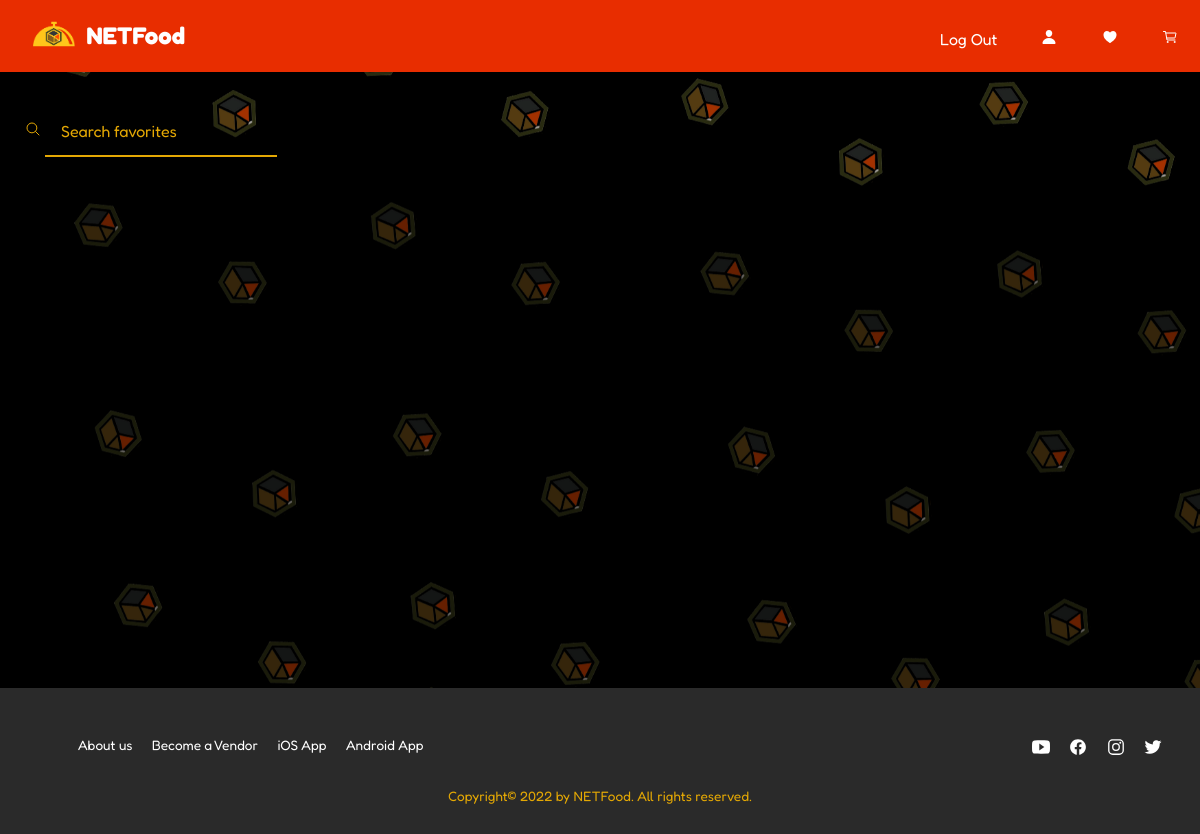
/index.php?page=favorites (signed in), run on an earlier commit of the app's database.
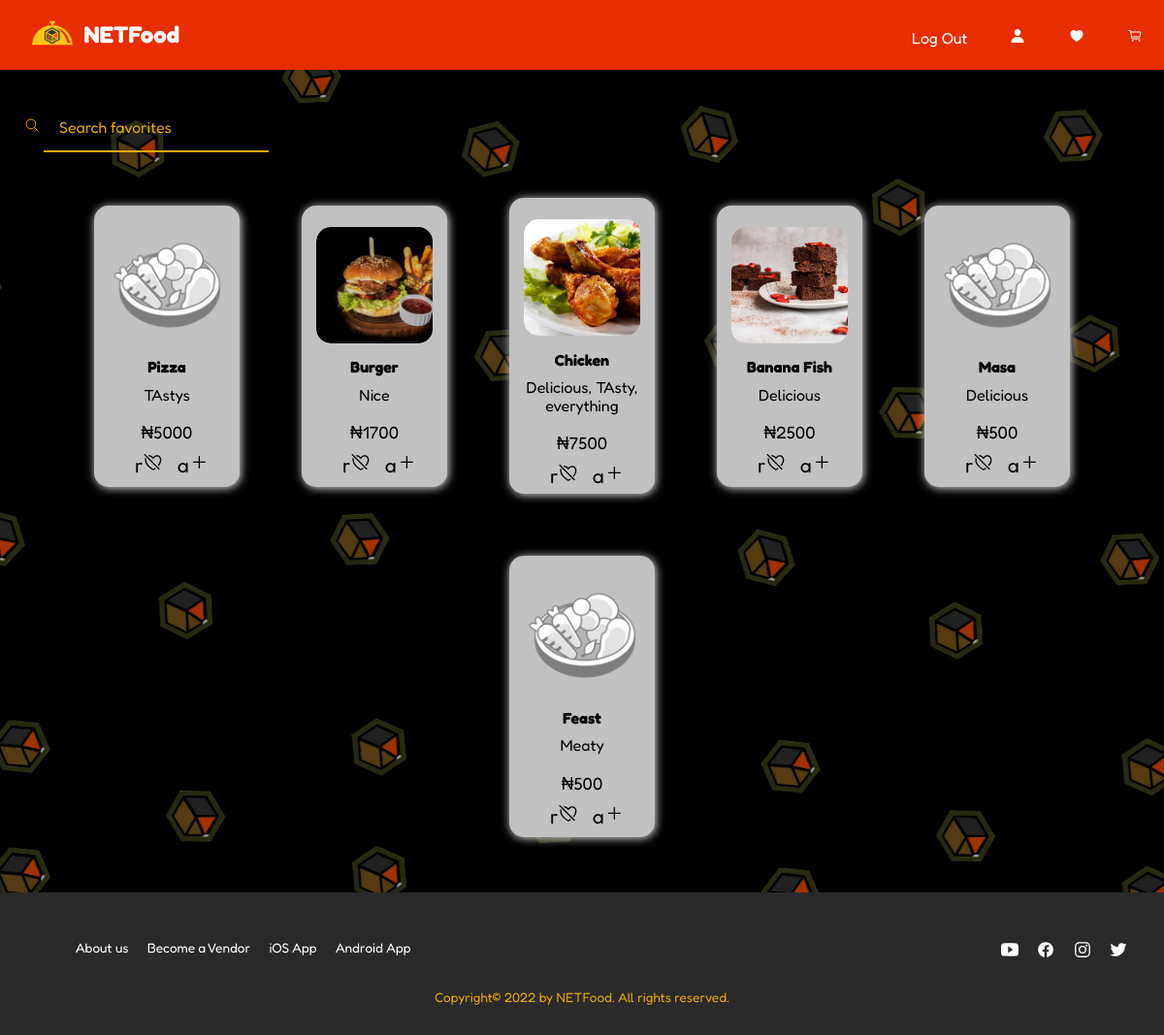
And on a later commit of the database.
### tables this page shows
CREATE TABLE `item` (
  `iditem` int(11) NOT NULL,
  `item_name` varchar(60) NOT NULL,
  `ingredients` varchar(500) NOT NULL,
  `description` varchar(500) NOT NULL,
  `price` decimal(10,0) NOT NULL,
  `photo` varchar(255) NOT NULL,
  `idvendor` int(11) NOT NULL
);

### pages/favorites.php (the view, shortened to what this page needs)
<?php
    if(isset($_SESSION['userid'])){
        $userID=$_SESSION["userid"];
        $SQL = "SELECT i.iditem, i.item_name, i.description, i.price, i.photo FROM favorites f JOIN item i ON f.item_id= i.iditem where f.idcustomer='$userID'";
        $statement = $pdo->prepare($SQL);
        $statement->execute();
        $items=$statement->fetchAll(PDO::FETCH_ASSOC);
    }else{
        $items = [];
        $_SESSION['error_msg'] = "Log in to see your favorites";
    }
?>
<section class="image-background">
	<div class="search-request">
		<div>
			<ion-icon name="search-outline"></ion-icon>
			<input
				placeholder="Search favorites"
				name="meal-request"
				class="input"
			/>
		</div>
	</div>
<div class="center-con">
	<?php foreach  ($items as $item): ?>
        <div class="menu-item">
            <div class="menu-image">
				<img onerror="this.src = '/assets/res/img/food_placeholder.png'" src="<?= ITEM_IMG_DIR.$item['photo'] ?>" alt="<?= $item['item_name'] ?>"/>
            </div>
			<b><p class="menu-about"> <?= $item['item_name'] ?> </p></b>
            <p class="menu-about"> <?= $item['description'] ?> </p>
            <span class="meal-price"><span>&#8358;</span><?= $item['price'] ?></span>
			<div>
				<a onclick="removeFromFav(<?= $item['iditem']?>, '<?= $item['item_name'] ?>')" class="btn-fav" >r<ion-icon name="heart-dislike-outline"></ion-icon></a>
				<a onclick="addToCart(<?= $item['iditem']?>)" class="btn-add">a<ion-icon name="add-outline"></ion-icon></a>
			</div>
        </div>
    <?php endforeach; ?>
</div>
</section>

What changed in the data, as far as the page shows it:
added item: item_name "Pizza", description "TAstys", price "5000"
added item: photo (picture), item_name "Burger", description "Nice", price "1700"
added item: photo (picture), item_name "Chicken", description "Delicious, TAsty, everything", price "7500"
now on this page (row unchanged): item: photo (picture), item_name "Banana Fish", description "Delicious", price "2500"
added item: item_name "Masa", description "Delicious", price "500"
added item: item_name "Feast", description "Meaty", price "500"
